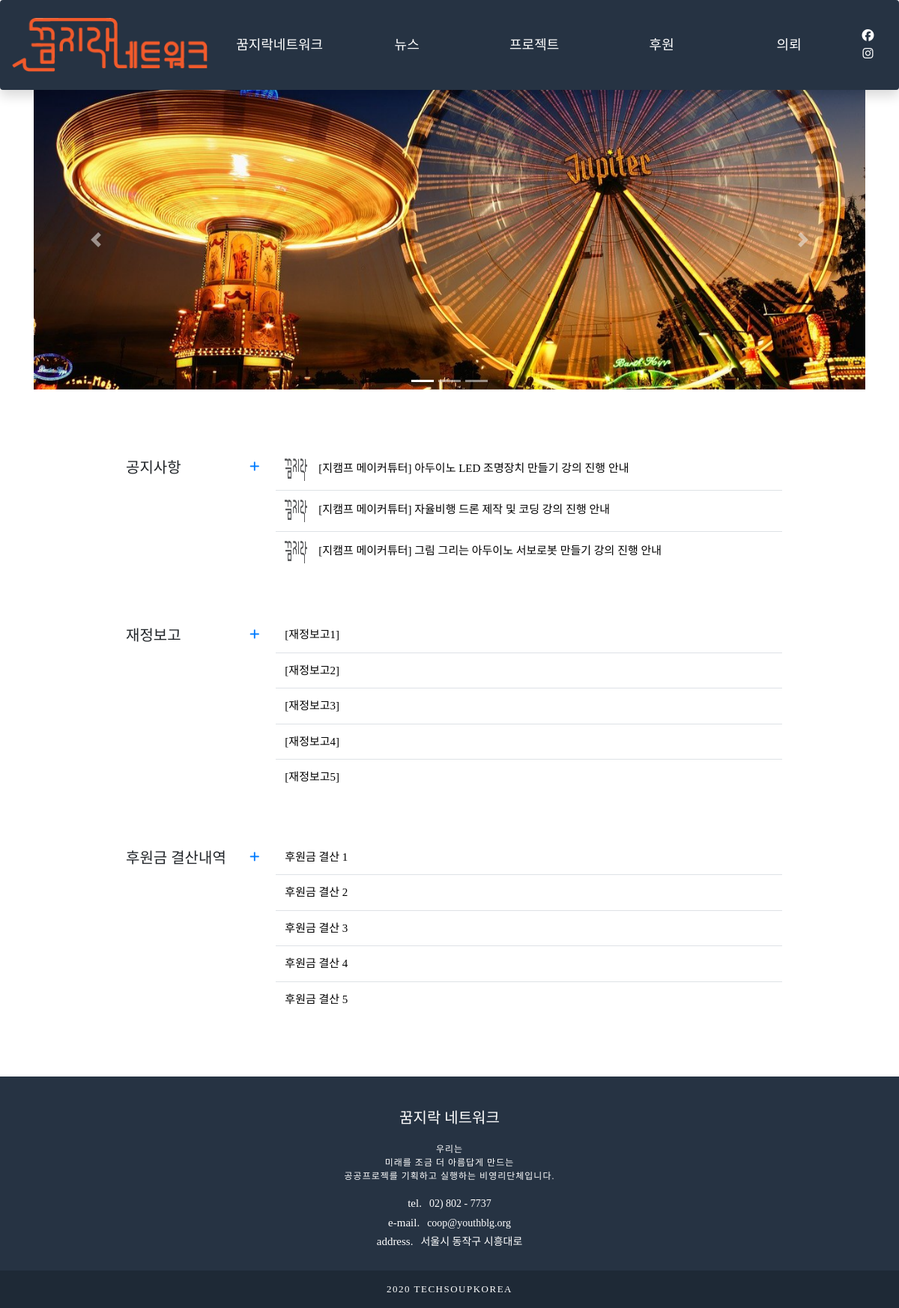
Before: / with the older database file.
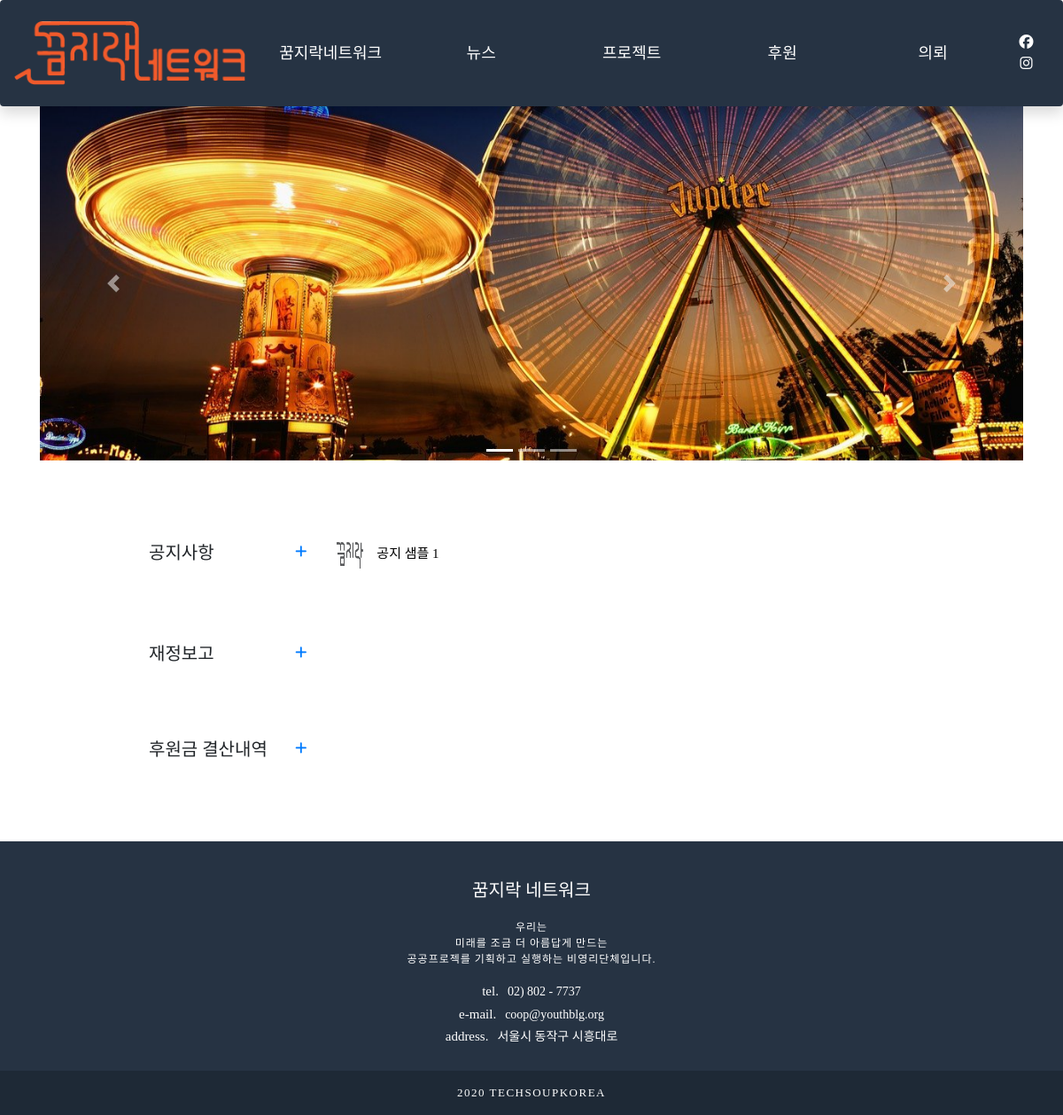
After: the same page with the newer database file.
### community/models.py (models this page shows, shortened)
class Notice(models.Model):
    postname = models.CharField(max_length=50)
    mainphoto = models.ImageField(blank=True, null=True)
    contents = models.TextField()

class Financial(models.Model):
    postname = models.CharField(max_length=50)
    mainphoto = models.ImageField(blank=True, null=True)
    contents = models.TextField()

class Donations_Report(models.Model):
    postname = models.CharField(max_length=50)
    mainphoto = models.ImageField(blank=True, null=True)
    contents = models.TextField()

### community/views.py (the view)
# urls.py: path('', views.home),
def home(request):
    noticelist = Notice.objects.all()[:5]
    financiallist = Financial.objects.all()[:5]
    donatlist = Donations_Report.objects.all()[:5]
    return render(request, 'home.html', {'noticelist':noticelist, 'financiallist':financiallist, 'donatlist':donatlist})

### community/templates/home.html (shortened to what this page needs)
{% extends 'base.html' %}
{% block content %}
<div class="container">
    <div id="carouselExampleIndicators" class="carousel slide" data-ride="carousel">
        <ol class="carousel-indicators">
            <li data-target="#carouselExampleIndicators" data-slide-to="0" class="active"></li>
            <li data-target="#carouselExampleIndicators" data-slide-to="1"></li>
            <li data-target="#carouselExampleIndicators" data-slide-to="2"></li>
        </ol>
        <div class="carousel-inner">
            <div class="carousel-item active"
                style="background-image: url('/../static/image/fair-540126_1280.jpg'); background-size: cover; background-position: center; height: 400px;">
            </div>
        </div>
        <a class="carousel-control-prev" href="#carouselExampleIndicators" role="button" data-slide="prev">
            <span class="carousel-control-prev-icon" aria-hidden="true"></span>
        </a>
        <a class="carousel-control-next" href="#carouselExampleIndicators" role="button" data-slide="next">
            <span class="carousel-control-next-icon" aria-hidden="true"></span>
        </a>
    </div>
    <div id="section" class="section">
        <div class="board_container">
            <table class="table">
                <thead>
                    <tr>
                        <td><h4>공지사항</h4></td>
                        <td><a href="#" class="more" title="더보기"><i class="fas fa-plus"></i></a></td>
                    </tr>
                </thead>
                <tbody>
                    {% for list in noticelist %}
                    <tr class="table_item">
                        <td>
                            <a href="notice/{{list.pk}}/"><img src="../../static/image/ggumjirak-bl-ko-short-02.png">{{list.postname}}</span>
                        </td>
                    </tr>
                    {% endfor %}
                </tbody>
            </table>
            <table class="table">
                <thead>
                    <tr>
                        <td><h4>재정보고</h4></td>
                        <td><a href="#" class="more" title="더보기"><i class="fas fa-plus"></i></a></td>
                    </tr>
                </thead>
                <tbody>
                    {% for list in financiallist %}
                    <tr class="table_item">
                        <td>
                            <a href="financial/{{list.pk}}/">{{list.postname}}</span>
                        </td>
                    </tr>
                    {% endfor %}
                </tbody>
            </table>
            <table class="table">
                <thead>
                    <tr>
                        <td><h4>후원금 결산내역</h4></td>
                        <td><a href="#" class="more" title="더보기"><i class="fas fa-plus"></i></a></td>
                    </tr>
                </thead>
                <tbody>
                    {% for list in donatlist %}
                    <tr class="table_item">
                        <td>
                            <a href="donat_report/{{list.pk}}/">{{list.postname}}</span>
                        </td>
                    </tr>
                    {% endfor %}
                </tbody>
            </table>
        </div>
    </div>
</div>
{% endblock %}

### community/templates/base.html (shortened to what this page needs)
{% load static %}
<!DOCTYPE html>
<html lang="ko" dir="ltr">
    <head>
        <link rel="stylesheet" href="https://cdn.jsdelivr.net/npm/bootstrap@4.5.3/dist/css/bootstrap.min.css">
        <link rel="stylesheet" href="{% static 'css/reset.css' %}">
        <link rel="stylesheet" href="{% static 'css/style.css' %}">
        <link rel='stylesheet' href='//cdn.jsdelivr.net/npm/font-kopub@1.0/kopubdotum.min.css'>
    </head>
    <body>
        <nav class="navbar navbar-expand-lg navbar-light bg-light fixed-top shadow p-3 mb-5 bg-white rounded">
            <a class="navbar-brand" href="/">
                <img class="img-fluid" src="{% static 'image/ggumjirak-or-ko.png' %}" alt="홈 화면 로고 이미지">
            </a>
            <div class="collapse navbar-collapse" id="navbarSupportedContent">
              <ul class="navbar-nav mr-auto">
                <li class="nav-item dropdown">
                    <a class="nav-link" href="#" id="dropdownMenuLink1" role="button" data-toggle="dropdown" aria-haspopup="true" aria-expanded="false">꿈지락네트워크</a>
                </li>
                <li class="nav-item dropdown">
                    <a href="#" class="btn" href="#" role="button" type="button" id="dropdownMenuLink2" data-toggle="dropdown" aria-haspopup="true" aria-expanded="false">뉴스</a>
                </li>
                <li class="nav-item">
                    <a href="/project" href="#" class="btn" href="#" role="button" type="button" id="dropdownMenuLink4" aria-haspopup="true" aria-expanded="false">프로젝트</a>
                </li>
                <li class="nav-item dropdown">
                    <a href="#" class="btn" href="#" role="button" type="button" id="dropdownMenuLink4" data-toggle="dropdown" aria-haspopup="true" aria-expanded="false">후원</a>
                </li>
                <li class="nav-item">
                    <a href="https://docs.google.com/forms/d/1UuNsNniqVeyFK47gLdGEMz1cfaqopDk_DWN99miV6z8/viewform?edit_requested=true" target="_blank" href="#" class="btn" href="#" role="button" type="button" id="dropdownMenuLink4" aria-haspopup="true" aria-expanded="false">의뢰</a>
                </li>
              </ul>
              <ul>
                <li class="nav-item">
                    <a href="https://www.facebook.com/ggumjiraknetwork" target="_blank"><i class="fab fa-facebook"></i></a>
                    <a href="https://www.instagram.com/ggumjirak/?igshid=naplinhvnn36" target="_blank"><i class="fab fa-instagram"></i></a>
              </ul>
            </div>
          </nav>
        {% block content %}
        {% endblock %}
            <footer>
                <div class="wrap_footer">
                    <div class="footer_logo">
                        <p>꿈지락 네트워크</p>
                    </div>
                    <div class="footer_text">
                        <p>우리는<br>미래를 조금 더 아름답게 만드는<br>공공프로젝를 기획하고 실행하는 비영리단체입니다.</p>
                    </div>
                    <div class="footer_address">
                        <ul>
                            <li>tel.<span>02) 802 - 7737</span></li>
                            <li>e-mail.<span>coop@youthblg.org</span></li>
                            <li>address.<span>서울시 동작구 시흥대로</span></li>
                        </ul>
                    </div>
                    <div class="last">
                        2020 TECHSOUPKOREA
                    </div>
                </div>
            </footer>
    </body>
</html>

### static/css/style.css (style rules this page uses)
html, body { width: 100%; height: 100%; margin: 0; padding: 0; }
body { padding-top: 120px; }
nav { width: 100%; height: 120px; position: fixed; top: 0; left: 0; text-align: center; background: #007bff; }
.navbar { width: 100%; display: flex; justify-content: space-between; align-items: center; background-color: #263343!important; box-sizing: border-box; padding-left: 25px; padding-right: 25px; }
.navbar .navbar-collapse .navbar-nav { display: flex; justify-content: space-between; align-items: center; margin: 0 auto; }
.navbar .navbar-collapse .navbar-nav .nav-item { padding-right: 10px; }
.navbar .navbar-collapse .navbar-nav .nav-item a { color: #fff; font-size: 18px; width: 160px; }
.navbar .navbar-collapse ul:last-child li a { padding-right: 10px; color: #fff; }
.section { width: 100%; margin-top: 50px; margin-bottom: 50px; }
.section .board_container { display: flex; flex-direction: column; align-items: center; justify-content: space-between; width: 1110px; margin: 0 auto; }
.section .board_container .table { width: 80%; padding-top: 30px; padding-bottom: 30px; border-collapse: collapse; display: flex; margin: 0 auto; }
.section .board_container .table thead { width: 220px; }
.section .board_container .table thead tr { display: flex; justify-content: space-between; }
.section .board_container .table thead tr td { border-top: 0; }
.section .board_container .table thead tr td:nth-child(1) { width: }
.section .board_container .table thead tr td:nth-child(2) { margin-right: 10px; }
.section .board_container .table thead tr h4 { font-size: 20px; }
.section .board_container .table thead tr td:last-child { right: 0; }
.section .board_container .table tbody { width: 700px; }
.section .board_container .table tbody tr { display: flex; justify-content: space-between; }
.section .board_container .table tbody tr td a { font-size: 15px; color: #000; }
.section .board_container .table tbody .table_item td { width: 100%; display: flex; justify-content: space-between; }
.section .board_container .table tbody .table_item:nth-child(1) td { border-top: 0; }
.section .board_container .table tr a img { width: 30px; height: 30px; margin-right: 15px; }
footer { color: #fff; text-align: center; }
footer .wrap_footer { display: flex; justify-content: space-between; align-items: center; flex-direction: column; padding-top: 40px; background-color: #263343; }
footer .wrap_footer .footer_logo { font-size: 20px; padding-bottom: 18px; }
footer .wrap_footer .footer_text { font-size: 12px; line-height: 1.5; letter-spacing: 1px; padding-bottom: 15px; }
footer .wrap_footer .footer_address { flex-direction: column; align-items: flex-start; padding-bottom: 25px; }
footer .wrap_footer .footer_address ul li { line-height: 1.7; }
footer .wrap_footer .footer_address ul li span { font-size: 14px; padding-left: 10px; }
footer .wrap_footer div.last { width: 100%; height: 50px; line-height: 50px; font-size: 13px; letter-spacing: 1.5px; background: rgba(0, 0, 0, 0.2); }

Changed rows visible on the page:
removed Notice: postname "[지캠프 메이커튜터] 아두이노 LED 조명장치 만들기 강의 진행 안내"
removed Notice: postname "[지캠프 메이커튜터] 자율비행 드론 제작 및 코딩 강의 진행 안내"
removed Notice: postname "[지캠프 메이커튜터] 그림 그리는 아두이노 서보로봇 만들기 강의 진행 안내"
removed Financial: postname "[재정보고1]"
removed Financial: postname "[재정보고2]"
removed Financial: postname "[재정보고3]"
removed Financial: postname "[재정보고4]"
removed Financial: postname "[재정보고5]"
removed Donations_Report: postname "후원금 결산 1"
removed Donations_Report: postname "후원금 결산 2"
removed Donations_Report: postname "후원금 결산 3"
removed Donations_Report: postname "후원금 결산 4"
removed Donations_Report: postname "후원금 결산 5"
added Notice: postname "공지 샘플 1"
